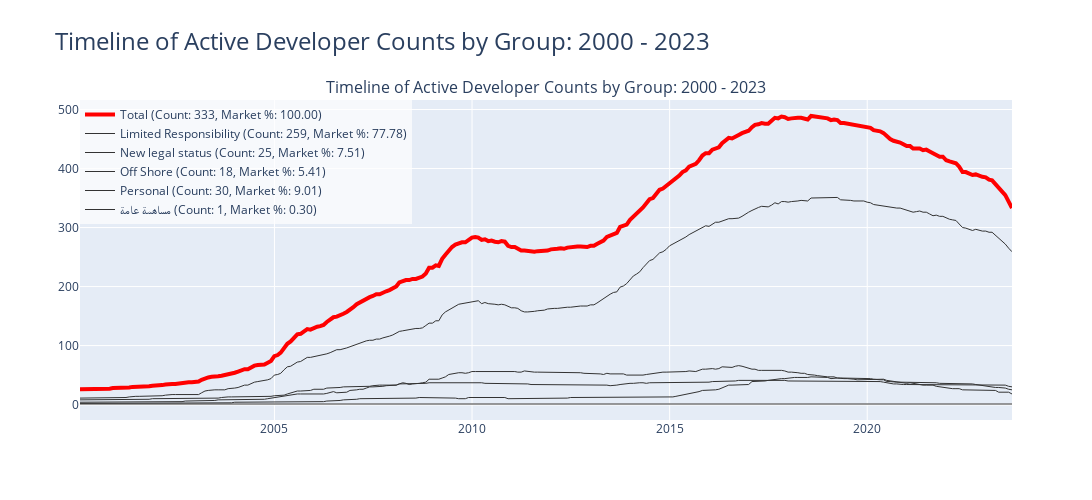

Notebook source saved alongside this figure:
### Code cell
from plotly.subplots import make_subplots
import plotly.graph_objects as go
from datetime import datetime
import pandas as pd

# Sample DataFrame 'developers' for demonstration
# Assuming license_issue_date and license_expiry_date are already in datetime format
# Replace this with your actual DataFrame

# Date range for plotting
date_range = pd.date_range(start='2000-01-01', end=datetime.now(), freq='M')

# DataFrame to hold active counts
active_count_df = pd.DataFrame(index=date_range)
active_count_df['Total'] = 0  # Initialize 'Total' column with zeros

# Loop through each group to populate active_count_df
for name, group in developers.groupby('legal_status_en'):
    counts = []
    for date in date_range:
        count = group[(group['license_issue_date'] <= date) & (group['license_expiry_date'] >= date)].shape[0]
        counts.append(count)
    active_count_df[name] = counts
    active_count_df['Total'] += counts  # Update the 'Total' column

# Colors as per "Storytelling with Data"
colors = {'Status A': '#4C78A8', 'Status B': '#F58518', 'Total': 'red'}  # You can add more colors for your other groups

# Create subplot
fig = make_subplots(rows=1, cols=1, subplot_titles=("Timeline of Active Developer Counts by Group: {} - {}".format(date_range.min().year, date_range.max().year),))

# Add traces
for col in active_count_df.columns:
    last_count = active_count_df[col].iloc[-1]
    last_total = active_count_df['Total'].iloc[-1]
    market_share = (last_count / last_total) * 100 if last_total > 0 else 0

    legend_text = f"{col} (Count: {last_count}, Market %: {market_share:.2f})"
    line_width = 4 if col == 'Total' else 1  # Making 'Total' line bold

    fig.add_trace(
        go.Scatter(x=active_count_df.index, y=active_count_df[col], name=legend_text,
                   line=dict(color=colors.get(col, '#333333'), width=line_width)),  # Default color set to '#333333'
        row=1, col=1
    )

# Update layout
fig.update_layout(
    height=500,
    width=1200,
    title=dict(text="Timeline of Active Developer Counts by Group: {} - {}".format(date_range.min().year, date_range.max().year),
               font=dict(size=24)),
    legend=dict(x=0, y=1, traceorder="normal", bgcolor="rgba(255,255,255,0.7)")
)

# Show plot
fig.show()

### Figure 1 — Plotly figure (JSON) as saved in the notebook; plotly's stock layout.template omitted (floating-point values rounded to 4 significant figures; data arrays with more than 128 entries replaced by an {"elided": "..."} marker saying what was removed)
{"data": [{"line": {"color": "red", "width": 4}, "name": "Total (Count: 333, Market %: 100.00)", "type": "scatter", "x": {"elided": "284 str values"}, "xaxis": "x", "y": {"elided": "284 int values"}, "yaxis": "y"}, {"line": {"color": "#333333", "width": 1}, "name": "Limited Responsibility (Count: 259, Market %: 77.78)", "type": "scatter", "x": {"elided": "284 str values"}, "xaxis": "x", "y": {"elided": "284 int values"}, "yaxis": "y"}, {"line": {"color": "#333333", "width": 1}, "name": "New legal status (Count: 25, Market %: 7.51)", "type": "scatter", "x": {"elided": "284 str values"}, "xaxis": "x", "y": {"elided": "284 int values"}, "yaxis": "y"}, {"line": {"color": "#333333", "width": 1}, "name": "Off Shore (Count: 18, Market %: 5.41)", "type": "scatter", "x": {"elided": "284 str values"}, "xaxis": "x", "y": {"elided": "284 int values"}, "yaxis": "y"}, {"line": {"color": "#333333", "width": 1}, "name": "Personal (Count: 30, Market %: 9.01)", "type": "scatter", "x": {"elided": "284 str values"}, "xaxis": "x", "y": {"elided": "284 int values"}, "yaxis": "y"}, {"line": {"color": "#333333", "width": 1}, "name": "مساهمة عامة (Count: 1, Market %: 0.30)", "type": "scatter", "x": {"elided": "284 str values"}, "xaxis": "x", "y": {"elided": "284 int values"}, "yaxis": "y"}], "layout": {"annotations": [{"font": {"size": 16}, "showarrow": false, "text": "Timeline of Active Developer Counts by Group: 2000 - 2023", "x": 0.5, "xanchor": "center", "xref": "paper", "y": 1, "yanchor": "bottom", "yref": "paper"}], "height": 500, "legend": {"bgcolor": "rgba(255,255,255,0.7)", "traceorder": "normal", "x": 0, "y": 1}, "title": {"font": {"size": 24}, "text": "Timeline of Active Developer Counts by Group: 2000 - 2023"}, "width": 1200, "xaxis": {"anchor": "y", "domain": [0, 1]}, "yaxis": {"anchor": "x", "domain": [0, 1]}}}
